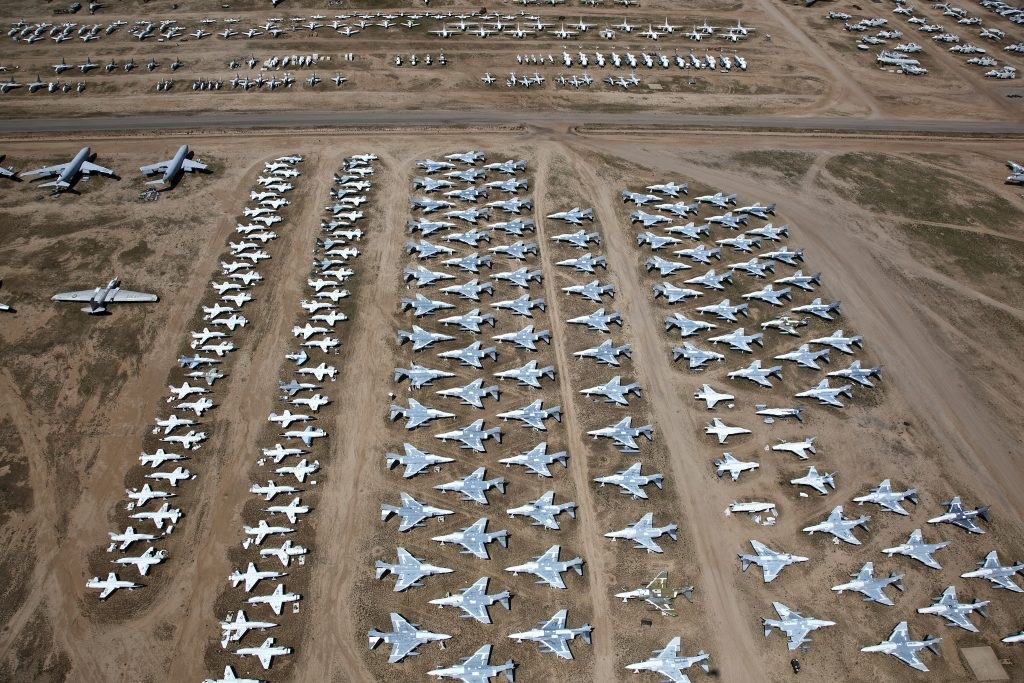
#> input picture images/image1.jpg, 1024 x 683 px
$ jupyter execute Experiments.ipynb
#> lines starting #> are read from the running program, lines starting #| are printed output that depends on the picture; after the words box and inside, x2 and y2 are one past the last pixel; in counts of white or black regions, pixels touching at a corner belong together
[cell 1]
import time

import cv2
import numpy as np

from PIL import Image
import matplotlib.pyplot as plt

[cell 2]
def show(image):
    plt.imshow(image, cmap='gray')
    _ = plt.axis('off')
    plt.show()

[cell 3]
image_orig = cv2.imread('./images/image1.jpg')
#> image_orig is the input picture: shape (683, 1024, 3); mean B, G, R 102.1, 112.9, 123.3
image = cv2.cvtColor(image_orig, cv2.COLOR_BGR2GRAY)
image = cv2.GaussianBlur(image, (31, 31), 0)
show(image)

### Canny edge detection

[cell 4]
image_orig = cv2.imread('./images/image2.jpg')
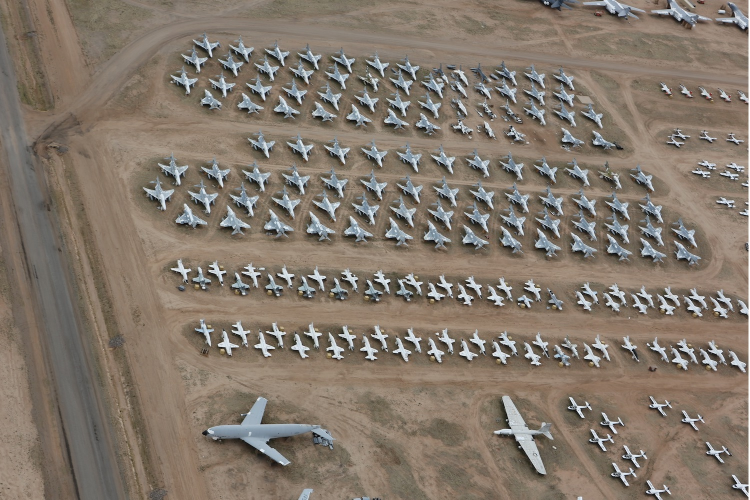
#> input picture images/image2.jpg, 1500 x 1000 px (shown at 1/2 size)
#> image_orig is the input picture: shape (1000, 1500, 3); mean B, G, R 106.8, 119.1, 130.9
image = cv2.cvtColor(image_orig, cv2.COLOR_BGR2GRAY)
#> image: shape (1000, 1500)
image = cv2.GaussianBlur(image, (5, 5), 0)
image = cv2.morphologyEx(image, cv2.MORPH_CLOSE, np.ones((5, 5), np.uint8))

edges = cv2.Canny(image, 120, 350)
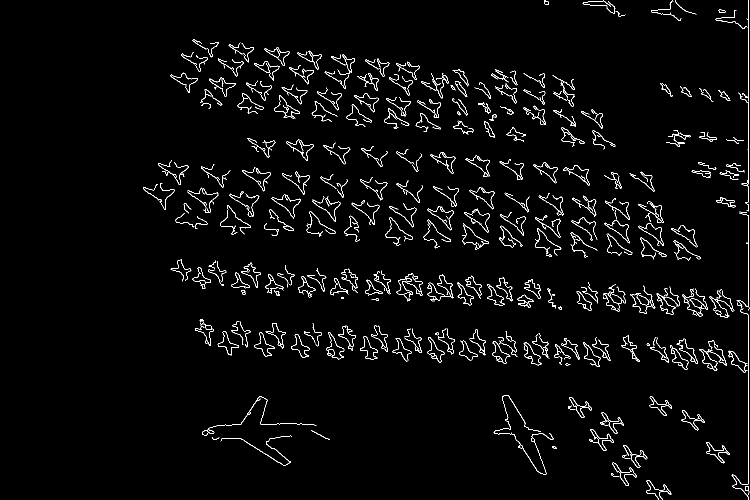
#> edges: shape (1000, 1500) (shown at 1/2 size); 2.6% white in thin lines or dots, all inside (x1, y1, x2, y2) = (286, 0, 1499, 1000)
contours, _ = cv2.findContours(edges, cv2.RETR_EXTERNAL, cv2.CHAIN_APPROX_SIMPLE)
#> contours = 334 contours, 130 with area under 20; largest, box (x1, y1, x2, y2) and area: (939, 374, 989, 419) 772, (1206, 568, 1252, 623) 707, (653, 664, 689, 719) 679, (1047, 685, 1083, 731) 664, (341, 145, 396, 186) 662

# create a blank mask to store the segmented objects
mask = np.zeros_like(image_orig)
fill_color = (0, 255, 0)

cv2.drawContours(mask, contours, -1, fill_color, 2)
show(mask)
print(f'Approximate number of planes\non the image: {len(contours)}')
#| Approximate number of planes
#| on the image: 334

### Otsu

[cell 5]
se = cv2.getStructuringElement(cv2.MORPH_RECT, (6, 6))
bg = cv2.morphologyEx(image, cv2.MORPH_DILATE, se)
out_gray = cv2.divide(image, bg, scale=255)
out_binary = cv2.threshold(out_gray, 0, 255, cv2.THRESH_OTSU)[1]
#> out_binary: shape (1000, 1500); 88.1% white; 870 black regions (595 under 20 px), largest, box (x1, y1, x2, y2) and area: (1455, 186, 1498, 1000) 4166, (1291, 673, 1458, 745) 3778, (688, 114, 782, 256) 3399
show(out_binary)

### Blurring and subtracting

[cell 6]
blurred = cv2.GaussianBlur(image, (9, 9), 0)
show(blurred)

[cell 7]
show(blurred - image)

[cell 8]
gauss_contours = blurred - image
processed = cv2.dilate(cv2.erode(gauss_contours, np.ones((3, 3), np.uint8), iterations=2), np.ones((2, 2), np.uint8), iterations=6)
_, thresh = cv2.threshold(processed, 127, 255, cv2.THRESH_BINARY_INV)
#> thresh: shape (1000, 1500); 92.8% white; 1015 black regions (6 under 20 px), largest, box (x1, y1, x2, y2) and area: (789, 679, 825, 726) 658, (919, 573, 948, 611) 545, (815, 662, 845, 701) 544
show(thresh)

### Trying algorithtms

[cell 9]
gauss_contours = blurred - image

# Opening
erosion = cv2.erode(gauss_contours, np.ones((3, 3), np.uint8), iterations=2)
dilation = cv2.dilate(erosion, np.ones((2, 2), np.uint8), iterations=6)
_, thresh = cv2.threshold(processed, 127, 255, cv2.THRESH_BINARY)

_, labels, stats, _ = cv2.connectedComponentsWithStats(thresh, 8)
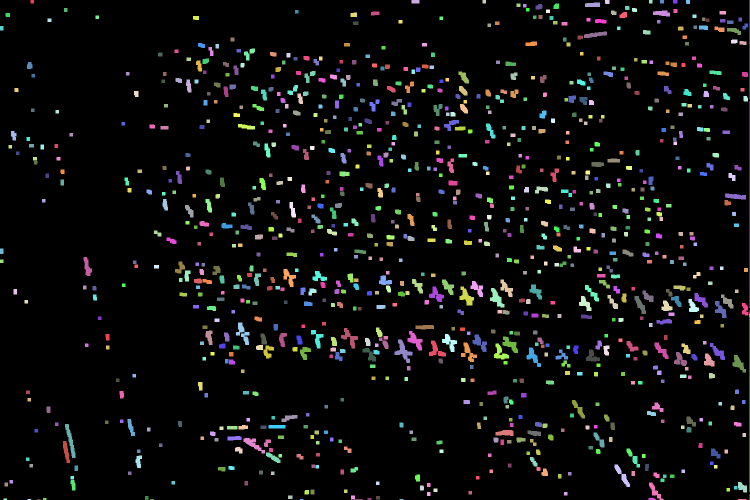
#> labels: shape (1000, 1500) int32 (shown at 1/2 size); 1016 distinct labels, from 0 to 1015; one colour per label, 0 black
#> stats = 1016 rows, first 6: [0, 0, 1500, 1000, 1391792], [61, 0, 7, 7, 49], [823, 0, 16, 7, 112], [965, 0, 7, 7, 49], [1210, 0, 9, 8, 71], [1298, 0, 7, 7, 49]
mask = cv2.cvtColor(thresh, cv2.COLOR_GRAY2RGB)
for stat in stats:
    x, y, w, h, area = stat  #
    if area > 100:
        cv2.rectangle(mask, (x, y), (x+w, y+h), (0, 255, 0), 2)
#> this loop made 1016 passes
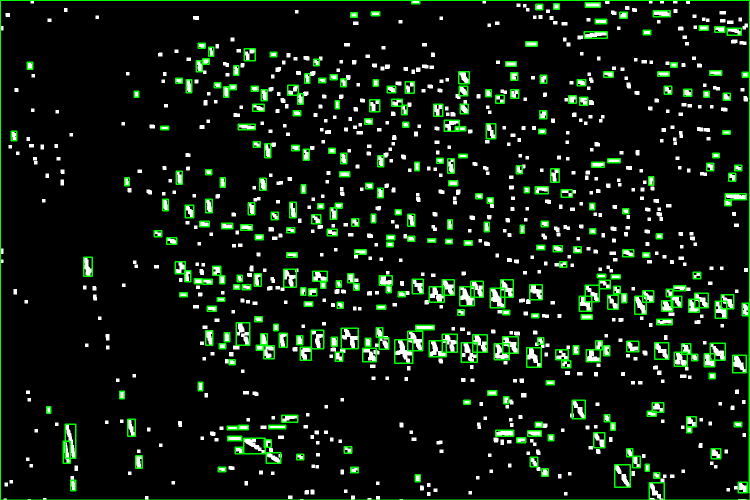
#> mask: shape (1000, 1500, 3) (shown at 1/2 size); mean B, G, R 15.3, 27.8, 15.3
show(mask)

# [14 lines of commented-out code are left out]
se = cv2.getStructuringElement(cv2.MORPH_RECT, (40, 40))
#> se: shape (40, 40); every value is 1
bg = cv2.morphologyEx(image, cv2.MORPH_DILATE, se)
#bg = cv2.morphologyEx(bg, cv2.MORPH_GRADIENT, kernel)
out_gray = cv2.divide(image, bg, scale=255)
out_binary = cv2.threshold(out_gray, 0, 255, cv2.THRESH_OTSU)[1]
#> out_binary: shape (1000, 1500); 59.3% white; 132 black regions (29 under 20 px), largest, box (x1, y1, x2, y2) and area: (323, 0, 1497, 1000) 237699, (268, 262, 1421, 544) 175710, (325, 57, 1250, 312) 118585
dilated = cv2.erode(out_binary, np.ones((3, 3), np.uint8), iterations=1)
#> dilated: shape (1000, 1500); 54.6% white; 89 black regions (3 under 20 px), largest, box (x1, y1, x2, y2) and area: (322, 0, 1498, 1000) 264828, (267, 261, 1422, 545) 194872, (324, 56, 1251, 313) 131363
#show(out_binary)

_, labels, stats, _ = cv2.connectedComponentsWithStats(dilated, 8)
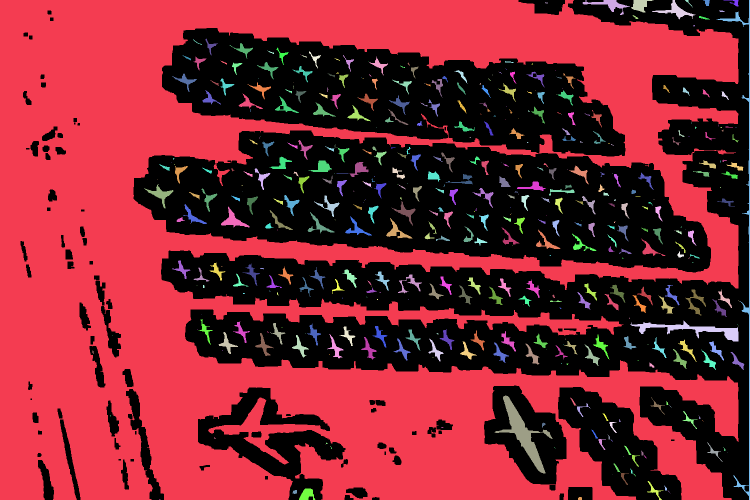
#> labels: shape (1000, 1500) int32 (shown at 1/2 size); 476 distinct labels, from 0 to 475; one colour per label, 0 black
#> stats = 476 rows, first 6: [41, 0, 1457, 1000, 681611], [0, 0, 1477, 1000, 747137], [1165, 0, 95, 30, 806], [1262, 0, 45, 25, 600], [1304, 0, 87, 39, 813], [1370, 0, 16, 15, 41]
mask = cv2.cvtColor(dilated, cv2.COLOR_GRAY2RGB)
for stat in stats:
    x, y, w, h, area = stat  #
    cv2.rectangle(mask, (x, y), (x+w, y+h), (0, 255, 0), 2)
#> this loop made 476 passes
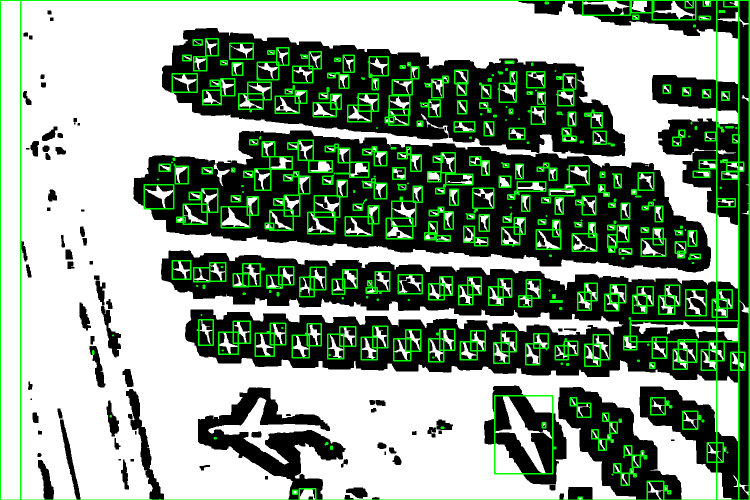
#> mask: shape (1000, 1500, 3) (shown at 1/2 size); mean B, G, R 135.7, 154.7, 135.7
show(mask)

### Experiments with different augmentations

[cell 10]
opened = cv2.morphologyEx(blurred, cv2.MORPH_OPEN, np.ones((7, 7), np.uint8))
show(image)
closed = cv2.dilate(opened, np.ones((3, 3), np.uint8), iterations=2)
show(closed)

[cell 11]
kernel_dilate = np.ones((3, 3), np.uint8)
kernel_erode = np.ones((3, 3), np.uint8)
contours = cv2.erode(cv2.dilate(blurred, kernel_dilate, iterations=1) - image, kernel_erode, iterations=1)
show(contours)

[cell 12]
contours = cv2.erode(cv2.dilate(contours, kernel_dilate, iterations=1) - image, kernel_erode, iterations=1)
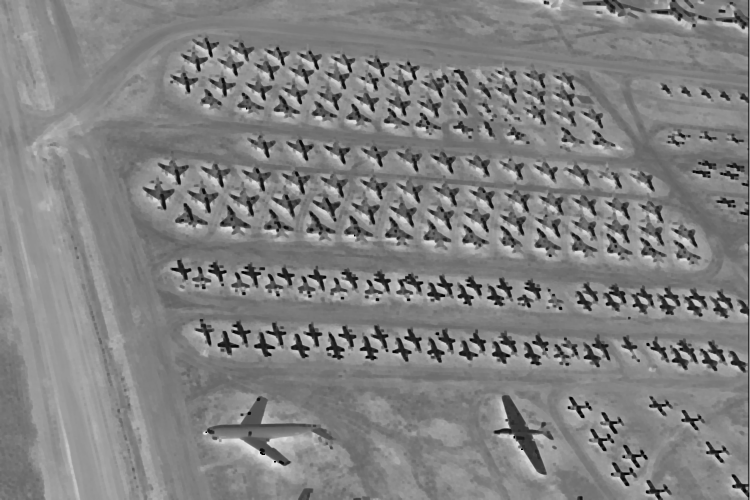
#> contours: shape (1000, 1500) (shown at 1/2 size); min 0, max 250, mean 128.9
show(contours)

[cell 13]
_, thresh = cv2.threshold(contours, 0, 255, cv2.THRESH_OTSU)
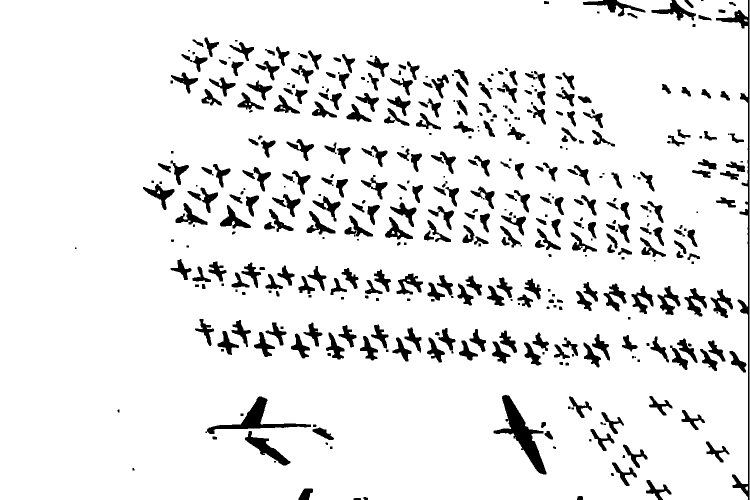
#> thresh: shape (1000, 1500) (shown at 1/2 size); 91.2% white; 441 black regions (58 under 20 px), largest, box (x1, y1, x2, y2) and area: (1432, 0, 1499, 1000) 5182, (987, 790, 1093, 949) 4748, (411, 793, 622, 868) 3230
show(thresh)

[cell 14]
kernel_dilate = np.ones((3, 3), np.uint8)
kernel_erode = np.ones((3, 3), np.uint8)
contours = cv2.erode(cv2.dilate(image, kernel_dilate, iterations=1) - image, kernel_erode, iterations=1)
show(contours)

[cell 15]
_, th = cv2.threshold(contours, np.mean(contours) * 1, 255, cv2.THRESH_BINARY)
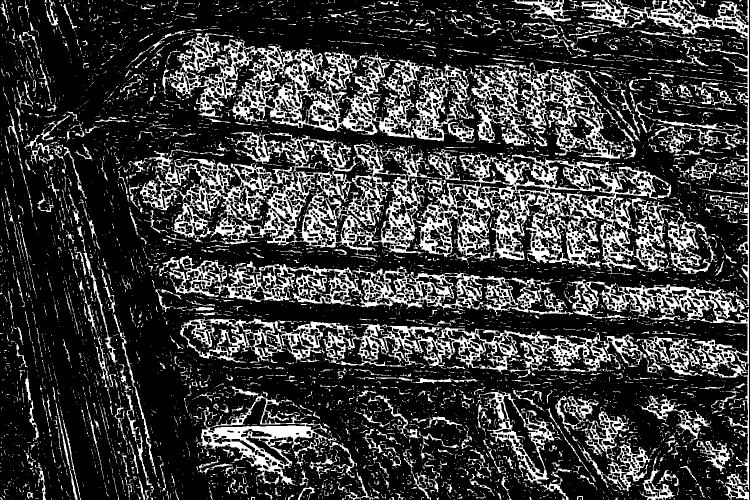
#> th: shape (1000, 1500) (shown at 1/2 size); 22.6% white; 5890 white regions (5114 under 20 px), largest, box (x1, y1, x2, y2) and area: (257, 263, 1349, 549) 83030, (324, 66, 950, 286) 37587, (1133, 0, 1498, 1000) 33026
show(cv2.erode(th, np.ones((2, 2), np.uint8), iterations=1))
#> in show (call 15), `plt.show()`:
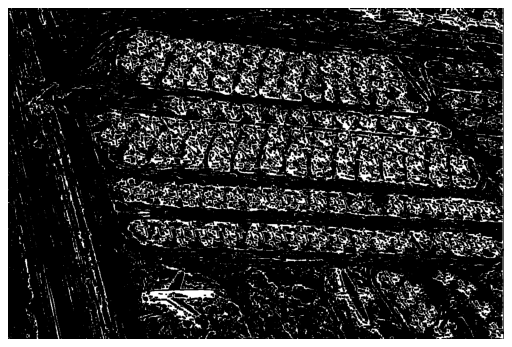
#> figure drawn by matplotlib, 1 panel
